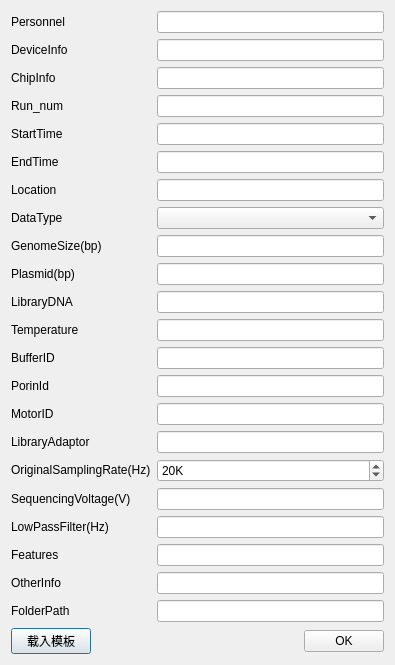
<?xml version="1.0" encoding="UTF-8"?>
<ui version="4.0">
 <class>FileRecordSettingDialog</class>
 <widget class="QDialog" name="FileRecordSettingDialog">
  <property name="geometry">
   <rect>
    <x>0</x>
    <y>0</y>
    <width>395</width>
    <height>591</height>
   </rect>
  </property>
  <property name="maximumSize">
   <size>
    <width>395</width>
    <height>591</height>
   </size>
  </property>
  <property name="windowTitle">
   <string>File Record Config v0.4</string>
  </property>
  <layout class="QVBoxLayout" name="verticalLayout">
   <item>
    <layout class="QFormLayout" name="formLayout">
     <item row="0" column="0">
      <widget class="QLabel" name="npersonnelLabel">
       <property name="text">
        <string>Personnel</string>
       </property>
      </widget>
     </item>
     <item row="0" column="1">
      <widget class="QLineEdit" name="npersonneLiineEdit">
       <property name="text">
        <string/>
       </property>
      </widget>
     </item>
     <item row="1" column="0">
      <widget class="QLabel" name="nDeviceInfoLab">
       <property name="text">
        <string>DeviceInfo</string>
       </property>
      </widget>
     </item>
     <item row="1" column="1">
      <widget class="QLineEdit" name="nDeviceInfoLineEdit">
       <property name="text">
        <string/>
       </property>
      </widget>
     </item>
     <item row="2" column="0">
      <widget class="QLabel" name="nChipInfoLab">
       <property name="text">
        <string>ChipInfo</string>
       </property>
      </widget>
     </item>
     <item row="2" column="1">
      <widget class="QLineEdit" name="nChipInfoLineEdit">
       <property name="text">
        <string/>
       </property>
      </widget>
     </item>
     <item row="3" column="0">
      <widget class="QLabel" name="nRunNumLabel">
       <property name="text">
        <string>Run_num</string>
       </property>
       <property name="wordWrap">
        <bool>true</bool>
       </property>
      </widget>
     </item>
     <item row="3" column="1">
      <widget class="QLineEdit" name="nRunNumLineEdit">
       <property name="text">
        <string/>
       </property>
      </widget>
     </item>
     <item row="4" column="0">
      <widget class="QLabel" name="nStartTimeLabel">
       <property name="text">
        <string>StartTime</string>
       </property>
      </widget>
     </item>
     <item row="4" column="1">
      <widget class="QLineEdit" name="nStartTimeLineEdit"/>
     </item>
     <item row="5" column="0">
      <widget class="QLabel" name="nEndTimeLabel">
       <property name="text">
        <string>EndTime</string>
       </property>
      </widget>
     </item>
     <item row="5" column="1">
      <widget class="QLineEdit" name="nEndTimeLineEdit"/>
     </item>
     <item row="6" column="0">
      <widget class="QLabel" name="nLocationLabel">
       <property name="text">
        <string>Location</string>
       </property>
      </widget>
     </item>
     <item row="6" column="1">
      <widget class="QLineEdit" name="nLocationlineEdit">
       <property name="text">
        <string/>
       </property>
      </widget>
     </item>
     <item row="7" column="0">
      <widget class="QLabel" name="nDataTypeLabel">
       <property name="text">
        <string>DataType</string>
       </property>
      </widget>
     </item>
     <item row="7" column="1">
      <widget class="QComboBox" name="nDataTypeComb"/>
     </item>
     <item row="8" column="0">
      <widget class="QLabel" name="nGenomeSizeLab">
       <property name="text">
        <string>GenomeSize(bp)</string>
       </property>
      </widget>
     </item>
     <item row="8" column="1">
      <widget class="QLineEdit" name="nGenomeSizeLineEdit">
       <property name="text">
        <string/>
       </property>
      </widget>
     </item>
     <item row="9" column="0">
      <widget class="QLabel" name="nPlasmidLab">
       <property name="text">
        <string>Plasmid(bp)</string>
       </property>
      </widget>
     </item>
     <item row="9" column="1">
      <widget class="QLineEdit" name="nPlasmidLineEdit">
       <property name="text">
        <string/>
       </property>
      </widget>
     </item>
     <item row="10" column="0">
      <widget class="QLabel" name="nDnaLab">
       <property name="text">
        <string>LibraryDNA</string>
       </property>
      </widget>
     </item>
     <item row="10" column="1">
      <widget class="QLineEdit" name="nDnaLineEdit">
       <property name="text">
        <string/>
       </property>
      </widget>
     </item>
     <item row="11" column="0">
      <widget class="QLabel" name="nTemperLabel">
       <property name="text">
        <string>Temperature</string>
       </property>
      </widget>
     </item>
     <item row="11" column="1">
      <widget class="QLineEdit" name="nTemperLineEdit"/>
     </item>
     <item row="12" column="0">
      <widget class="QLabel" name="nBufferIdLab">
       <property name="text">
        <string>&lt;html&gt;&lt;head/&gt;&lt;body&gt;&lt;p&gt;BufferID&lt;/p&gt;&lt;/body&gt;&lt;/html&gt;</string>
       </property>
      </widget>
     </item>
     <item row="12" column="1">
      <widget class="QLineEdit" name="nBufferIdLineEdit"/>
     </item>
     <item row="13" column="0">
      <widget class="QLabel" name="nPorinIdLab">
       <property name="text">
        <string>&lt;html&gt;&lt;head/&gt;&lt;body&gt;&lt;p&gt;PorinId&lt;/p&gt;&lt;/body&gt;&lt;/html&gt;</string>
       </property>
      </widget>
     </item>
     <item row="13" column="1">
      <widget class="QLineEdit" name="nPorinIdLineEdit"/>
     </item>
     <item row="14" column="0">
      <widget class="QLabel" name="nMotorLab">
       <property name="text">
        <string>&lt;html&gt;&lt;head/&gt;&lt;body&gt;&lt;p&gt;MotorID&lt;/p&gt;&lt;/body&gt;&lt;/html&gt;</string>
       </property>
      </widget>
     </item>
     <item row="14" column="1">
      <widget class="QLineEdit" name="nMotorLineEdit"/>
     </item>
     <item row="15" column="0">
      <widget class="QLabel" name="nAdaptorLab">
       <property name="text">
        <string>&lt;html&gt;&lt;head/&gt;&lt;body&gt;&lt;p&gt;LibraryAdaptor&lt;/p&gt;&lt;/body&gt;&lt;/html&gt;</string>
       </property>
      </widget>
     </item>
     <item row="15" column="1">
      <widget class="QLineEdit" name="nAdaptorLineEdit"/>
     </item>
     <item row="16" column="0">
      <widget class="QLabel" name="nSampRateLab">
       <property name="text">
        <string>&lt;html&gt;&lt;head/&gt;&lt;body&gt;&lt;p&gt;OriginalSamplingRate(Hz)&lt;/p&gt;&lt;/body&gt;&lt;/html&gt;</string>
       </property>
      </widget>
     </item>
     <item row="17" column="0">
      <widget class="QLabel" name="nSequenceLab">
       <property name="text">
        <string>SequencingVoltage(V)</string>
       </property>
      </widget>
     </item>
     <item row="17" column="1">
      <widget class="QLineEdit" name="nSequenceLineEdit"/>
     </item>
     <item row="18" column="0">
      <widget class="QLabel" name="nLowFilterLab">
       <property name="text">
        <string>LowPassFilter(Hz)</string>
       </property>
      </widget>
     </item>
     <item row="18" column="1">
      <widget class="QLineEdit" name="nLowFilterLineEdit"/>
     </item>
     <item row="19" column="0">
      <widget class="QLabel" name="nFeatureLab">
       <property name="text">
        <string>&lt;html&gt;&lt;head/&gt;&lt;body&gt;&lt;p&gt;Features&lt;/p&gt;&lt;/body&gt;&lt;/html&gt;</string>
       </property>
      </widget>
     </item>
     <item row="19" column="1">
      <widget class="QLineEdit" name="nFeatureLineEdit"/>
     </item>
     <item row="20" column="0">
      <widget class="QLabel" name="otherInfoLab">
       <property name="text">
        <string>OtherInfo</string>
       </property>
      </widget>
     </item>
     <item row="20" column="1">
      <widget class="QLineEdit" name="OtherInfoLineEdit"/>
     </item>
     <item row="21" column="0">
      <widget class="QLabel" name="nFolderPathLab">
       <property name="text">
        <string>FolderPath</string>
       </property>
      </widget>
     </item>
     <item row="21" column="1">
      <widget class="QLineEdit" name="nFolderPathLineEdit"/>
     </item>
     <item row="16" column="1">
      <widget class="QSpinBox" name="nSampRatespbox">
       <property name="suffix">
        <string>K</string>
       </property>
       <property name="prefix">
        <string/>
       </property>
       <property name="minimum">
        <number>1</number>
       </property>
       <property name="maximum">
        <number>100</number>
       </property>
       <property name="value">
        <number>20</number>
       </property>
      </widget>
     </item>
    </layout>
   </item>
   <item>
    <layout class="QHBoxLayout" name="horizontalLayout">
     <item>
      <widget class="QPushButton" name="nLoadTemplateBtn">
       <property name="text">
        <string>载入模板</string>
       </property>
      </widget>
     </item>
     <item>
      <spacer name="horizontalSpacer">
       <property name="orientation">
        <enum>Qt::Horizontal</enum>
       </property>
       <property name="sizeHint" stdset="0">
        <size>
         <width>40</width>
         <height>20</height>
        </size>
       </property>
      </spacer>
     </item>
     <item>
      <widget class="QPushButton" name="nOkBtn">
       <property name="text">
        <string>OK</string>
       </property>
      </widget>
     </item>
    </layout>
   </item>
  </layout>
 </widget>
 <resources/>
 <connections/>
</ui>
